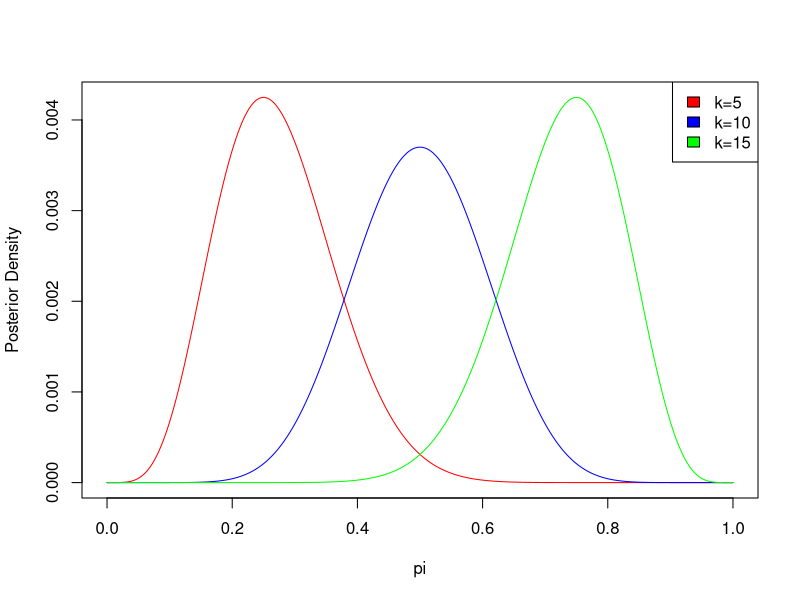
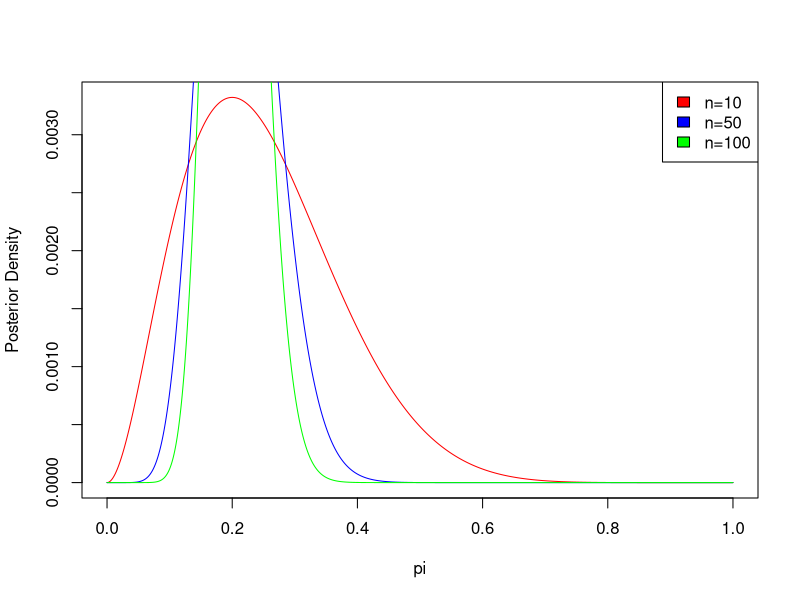
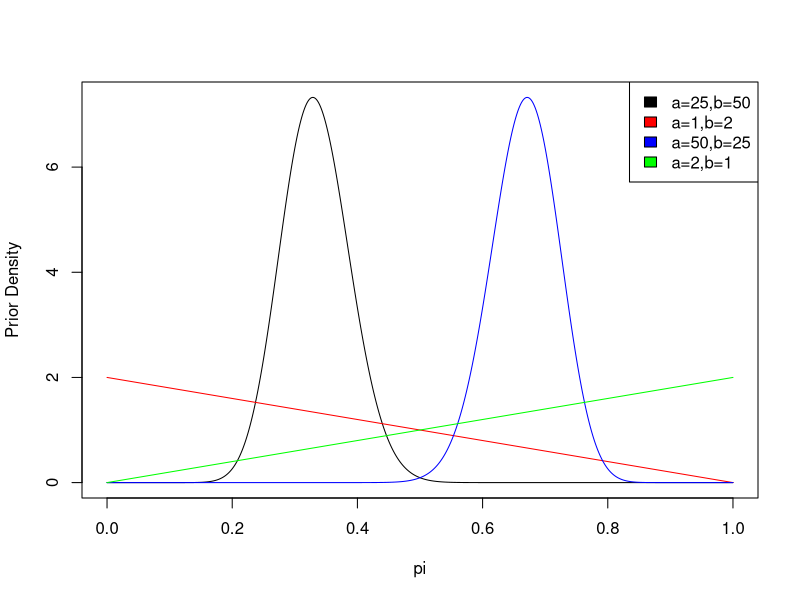
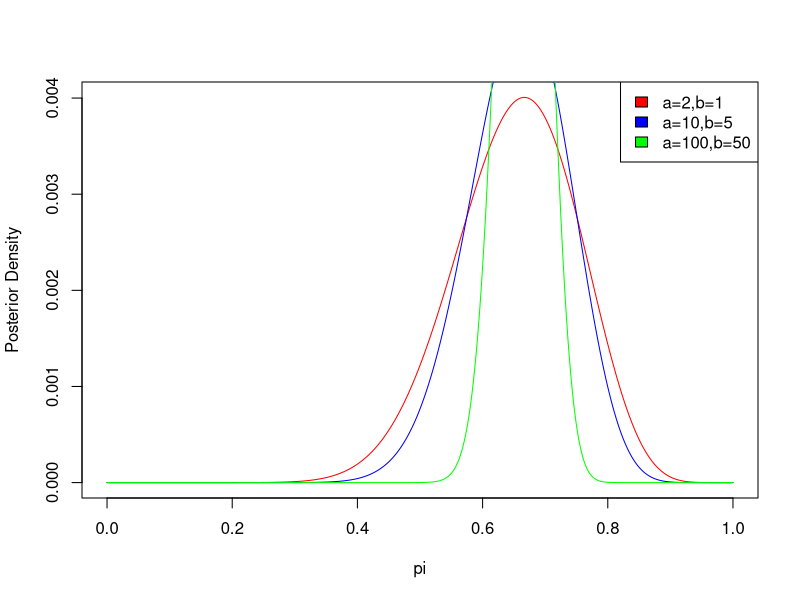
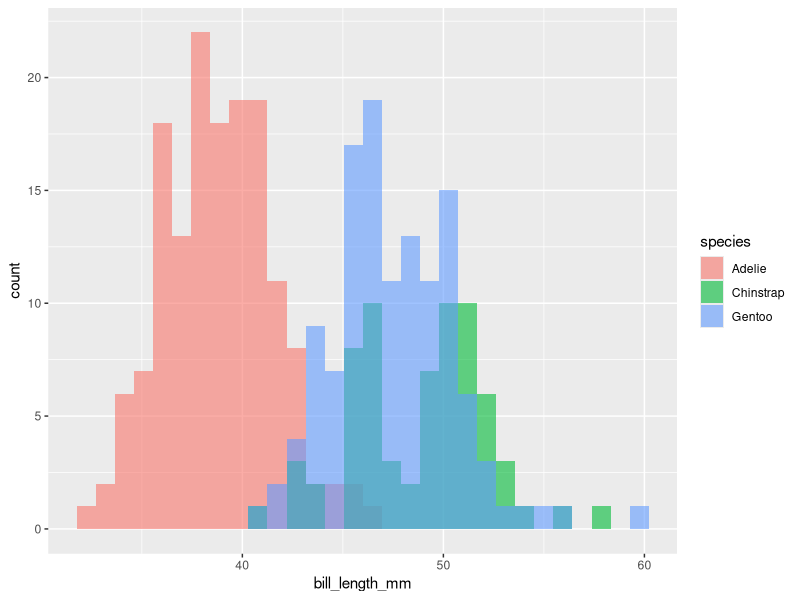
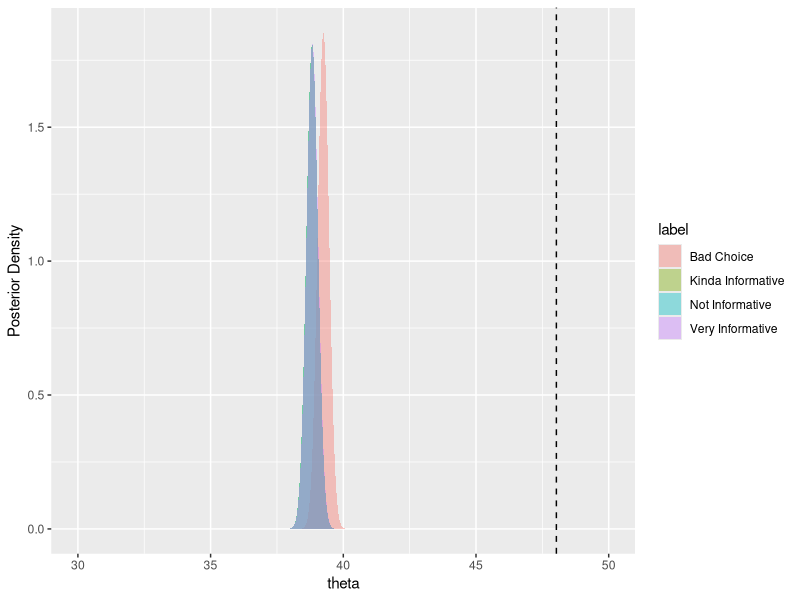
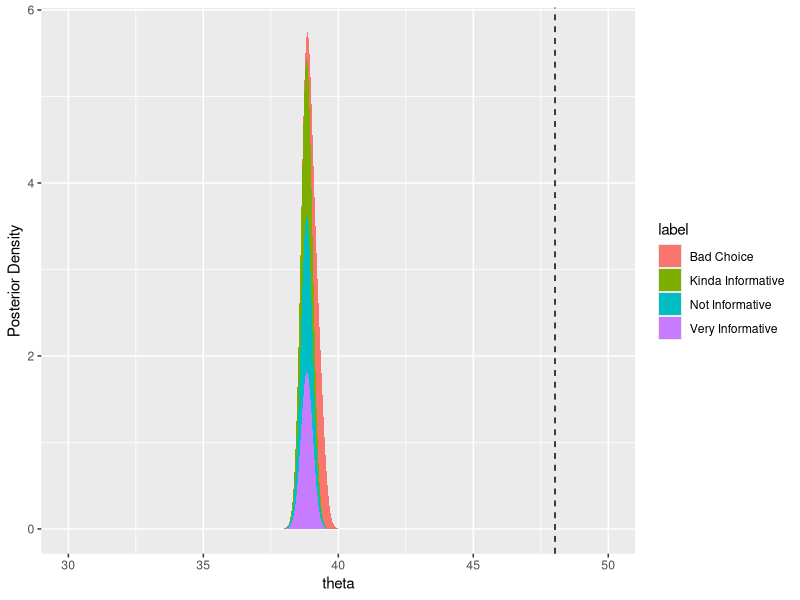

Source code (R) for these figures, in order:
## ---- chunk 1
knitr::opts_chunk$set(echo = TRUE, warnings=FALSE, message=FALSE)
## ---- chunk 2
library(tidyverse)
n=20
pi.grid = seq(0,1,.001)

post1= (pi.grid^5)*(1-pi.grid)^(n-5)
post2 = (pi.grid^10)*(1-pi.grid)^(n-10)
post3 = (pi.grid^15)*(1-pi.grid)^(n-15)


plot(pi.grid,post1/sum(post1),type='l',col='red',xlab='pi',ylab='Posterior Density')
lines(pi.grid,post2/sum(post2),col='blue')
lines(pi.grid,post3/sum(post3),col='green')
legend(x='toprigh',c('k=5','k=10','k=15'),fill=c('red','blue','green'))
## ---- chunk 3
library(tidyverse)
pi.grid = seq(0,1,.001)

post1= (pi.grid^(.2*10))*(1-pi.grid)^(.8*10)
post2 = (pi.grid^(.2*50))*(1-pi.grid)^(.8*50)
post3 = (pi.grid^(.2*100))*(1-pi.grid)^(.8*100)


plot(pi.grid,post1/sum(post1),type='l',col='red',xlab='pi',ylab='Posterior Density')
lines(pi.grid,post2/sum(post2),col='blue')
lines(pi.grid,post3/sum(post3),col='green')
legend(x='topright',c('n=10','n=50','n=100'),fill=c('red','blue','green'))
## ---- chunk 4
prior1 = dbeta(pi.grid, 25, 50) # high a+b, b>a
prior2 = dbeta(pi.grid, 1, 2) # low a+b, b>a
prior3 = dbeta(pi.grid, 50, 25) # high a+b, a>b
prior4 = dbeta(pi.grid, 2, 1) # low a+b, a>b

plot(pi.grid,prior1,type='l',xlab='pi',ylab='Prior Density')
lines(pi.grid,prior2,col='red')
lines(pi.grid,prior3,col='blue')
lines(pi.grid,prior4,col='green')
legend(x='topright',c('a=25,b=50','a=1,b=2','a=50,b=25','a=2,b=1'),fill=c('black','red','blue','green'))
## ---- chunk 5
prior1 = dbeta(pi.grid,2,1)
prior2 = dbeta(pi.grid,10,5)
prior3 = dbeta(pi.grid,100,50)

k=13
n=20
post1= prior1*(pi.grid^(k))*(1-pi.grid)^(n-k)
post2= prior2*(pi.grid^(k))*(1-pi.grid)^(n-k)
post3= prior3*(pi.grid^(k))*(1-pi.grid)^(n-k)

plot(pi.grid,post1/sum(post1),type='l',col='red',xlab='pi',ylab='Posterior Density')
lines(pi.grid,post2/sum(post2),col='blue')
lines(pi.grid,post3/sum(post3),col='green')
legend(x='topright',c('a=2,b=1','a=10,b=5','a=100,b=50'),fill=c('red','blue','green'))
## ---- chunk 6
library(palmerpenguins)
library(magrittr)
library(tidyverse)

ggplot(penguins, aes(x=bill_length_mm,fill=species)) + 
  geom_histogram(position='identity',alpha=.6)
## ---- chunk 7
adelie = penguins %>% filter(species=='Adelie') %>% drop_na
others = penguins %>% filter(species!='Adelie') %>% drop_na

others.mn = mean(others$bill_length_mm)
## ---- chunk 8
h=.01 
theta.grid = seq(30,50,h)

log.prior1 = dnorm( theta.grid, mean=45, sd= 5, log=TRUE) # tau=25, very informative
log.prior2 = dnorm( theta.grid, mean=45, sd= 10, log=TRUE) # tau=100, somewhat informative
log.prior3 = dnorm( theta.grid, mean=45, sd= 50, log=TRUE) # tau=2500, not at all informative
log.prior.bad = dnorm( theta.grid, mean=others.mn, sd= 1, log=TRUE) # mu=others.mn tau=1, VERY informative, strongly convinced of no difference


adelie.sd = adelie$bill_length_mm %>% sd # we'll assume that sigma is known for this example, and just set it equal to the sample SD

# This block will iterate through the values of theta we are considering. For each value of theta it will compute the log-likelihood of the adelie bill lengths
log.like = sapply(theta.grid,
                  function(theta){
                    sum(
                      dnorm(adelie$bill_length_mm, mean=theta, sd=adelie.sd,log=TRUE)
                      )
                    }
                  )

# We don't need to apply the above formula to compute the posterior, we can just multiply the gridded priors and likelihoods to approximate the density curve
normalize = function(x){ return(x/sum(x*h)) } # here sum(x*h) is an application of rieman sums to approximate the posterior's normalizing integral
post1 = exp(log.like + log.prior1) %>% normalize
post2 = exp(log.like + log.prior2) %>% normalize
post3 = exp(log.like + log.prior2) %>% normalize
post.bad = exp(log.like + log.prior.bad) %>% normalize


plt.df = data.frame('theta'=theta.grid,
                    'post'=c(post1,post2,post3,post.bad),
                    'label'=rep(c('Very Informative','Kinda Informative','Not Informative','Bad Choice'),
                                each=length(theta.grid))
                    )

ggplot(plt.df, aes(x=theta,y=post,fill=label)) + 
  geom_area(position='identity',alpha=.4) +
  geom_vline(xintercept=others.mn,linetype='dashed') +
  labs(y='Posterior Density')
## ---- chunk 9
ggplot(plt.df, aes(x=theta,y=post,fill=label)) + 
  geom_area() +
  geom_vline(xintercept=others.mn,linetype='dashed') +
  labs(y='Posterior Density')
## ---- chunk 10
P = .95
alpha = (1-P)/2
post.cdf = cumsum(h*post1)

ci.lower = theta.grid[ which(post.cdf >= alpha) %>% min ]
ci.upper = theta.grid[ which(post.cdf >= (1-alpha)) %>% min ]

print('The 95% credible interval is:')
print(c(ci.lower,ci.upper))

print('The non-Adelie mean is:')
print(others.mn)
